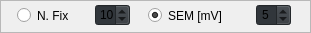
       <widget class="QFrame" name="b_frame_acq_type_2">
        <property name="geometry">
         <rect>
          <x>50</x>
          <y>370</y>
          <width>311</width>
          <height>33</height>
         </rect>
        </property>
        <property name="styleSheet">
         <string notr="true">QFrame#b_frame_acq_type_2 {

border: 1px solid gray;
border-top-style: none;

}</string>
        </property>
        <property name="frameShape">
         <enum>QFrame::StyledPanel</enum>
        </property>
        <property name="frameShadow">
         <enum>QFrame::Raised</enum>
        </property>
        <widget class="QWidget" name="horizontalLayoutWidget_26">
         <property name="geometry">
          <rect>
           <x>1</x>
           <y>0</y>
           <width>311</width>
           <height>31</height>
          </rect>
         </property>
         <layout class="QHBoxLayout" name="horizontalLayout_36">
          <property name="spacing">
           <number>6</number>
          </property>
          <property name="sizeConstraint">
           <enum>QLayout::SetNoConstraint</enum>
          </property>
          <property name="leftMargin">
           <number>4</number>
          </property>
          <item>
           <widget class="QRadioButton" name="p_radioButton_enable_fixed_nmb_measurements">
            <property name="sizePolicy">
             <sizepolicy hsizetype="Fixed" vsizetype="Fixed">
              <horstretch>0</horstretch>
              <verstretch>0</verstretch>
             </sizepolicy>
            </property>
            <property name="minimumSize">
             <size>
              <width>60</width>
              <height>0</height>
             </size>
            </property>
            <property name="maximumSize">
             <size>
              <width>60</width>
              <height>16777215</height>
             </size>
            </property>
            <property name="toolTip">
             <string extracomment="Use a fixed number of measurements in each position."/>
            </property>
            <property name="toolTipDuration">
             <number>3</number>
            </property>
            <property name="styleSheet">
             <string notr="true">border: none;</string>
            </property>
            <property name="text">
             <string>N. Fix</string>
            </property>
           </widget>
          </item>
          <item>
           <widget class="QSpinBox" name="p_spinBox_n_measurements">
            <property name="maximumSize">
             <size>
              <width>35</width>
              <height>16777215</height>
             </size>
            </property>
            <property name="styleSheet">
             <string notr="true">background: rgb(49, 54, 59);</string>
            </property>
            <property name="alignment">
             <set>Qt::AlignCenter</set>
            </property>
            <property name="minimum">
             <number>5</number>
            </property>
            <property name="value">
             <number>10</number>
            </property>
           </widget>
          </item>
          <item>
           <widget class="QRadioButton" name="p_radioButton_enable_sem_measurements">
            <property name="sizePolicy">
             <sizepolicy hsizetype="Fixed" vsizetype="Fixed">
              <horstretch>0</horstretch>
              <verstretch>0</verstretch>
             </sizepolicy>
            </property>
            <property name="minimumSize">
             <size>
              <width>90</width>
              <height>0</height>
             </size>
            </property>
            <property name="maximumSize">
             <size>
              <width>90</width>
              <height>16777215</height>
             </size>
            </property>
            <property name="toolTip">
             <string extracomment="Adjust number of measurements in each position so that the Standard Error of Mean is below the given value."/>
            </property>
            <property name="toolTipDuration">
             <number>3</number>
            </property>
            <property name="styleSheet">
             <string notr="true">border: none;</string>
            </property>
            <property name="text">
             <string>SEM [mV]</string>
            </property>
            <property name="checked">
             <bool>true</bool>
            </property>
           </widget>
          </item>
          <item>
           <widget class="QSpinBox" name="p_spinBox_sem">
            <property name="sizePolicy">
             <sizepolicy hsizetype="Fixed" vsizetype="Fixed">
              <horstretch>0</horstretch>
              <verstretch>0</verstretch>
             </sizepolicy>
            </property>
            <property name="maximumSize">
             <size>
              <width>35</width>
              <height>16777215</height>
             </size>
            </property>
            <property name="styleSheet">
             <string notr="true">background: rgb(49, 54, 59);</string>
            </property>
            <property name="alignment">
             <set>Qt::AlignCenter</set>
            </property>
            <property name="minimum">
             <number>1</number>
            </property>
            <property name="maximum">
             <number>1000</number>
            </property>
            <property name="singleStep">
             <number>1</number>
            </property>
            <property name="value">
             <number>5</number>
            </property>
           </widget>
          </item>
          <item>
           <spacer name="horizontalSpacer_7">
            <property name="orientation">
             <enum>Qt::Horizontal</enum>
            </property>
            <property name="sizeType">
             <enum>QSizePolicy::Fixed</enum>
            </property>
            <property name="sizeHint" stdset="0">
             <size>
              <width>5</width>
              <height>20</height>
             </size>
            </property>
           </spacer>
          </item>
         </layout>
        </widget>
       </widget>
